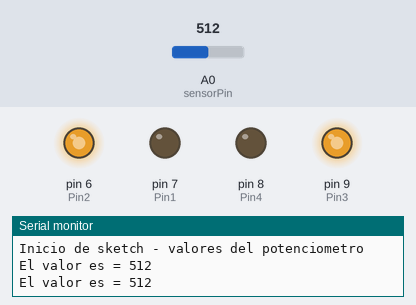
This sketch was run on a simulated Arduino Uno, built with avr-gcc and run on an emulated ATmega328P. Shown: output pins drawn as LEDs (lit = HIGH), the last lines printed to the serial monitor. Inputs (shaded band) come from the test bench; at power-on: A0 (sensorPin) = 512.

Above: at 1.8 s.
1.9 s: A0 (sensorPin) set to 716
At 3.2 s:
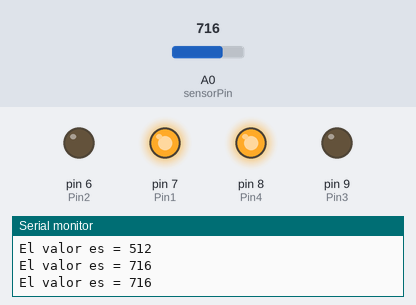
3.5 s: A0 (sensorPin) set to 531
At 4.8 s:
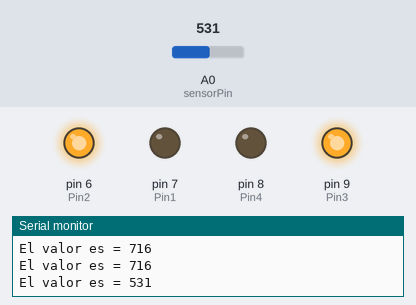
6.5 s: A0 (sensorPin) set to 517
At 9.2 s:
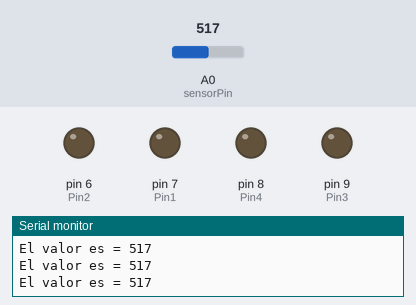
9.5 s: A0 (sensorPin) set to 511
At 11.7 s:
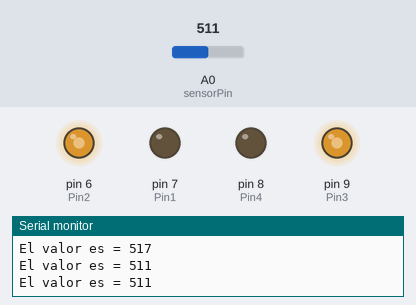
12.5 s: A0 (sensorPin) set to 306
At 14.2 s:
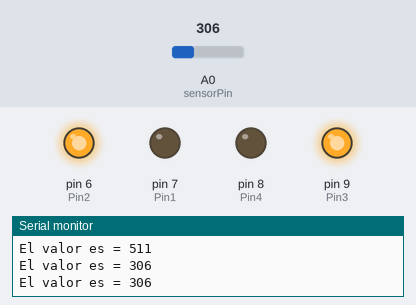
14.5 s: A0 (sensorPin) set to 900
At 16.0 s:
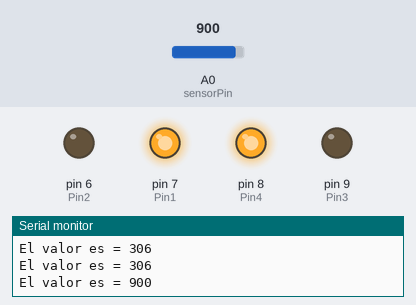
Timing chart, 0 to 17.5 s (numbered marks = the images above; inputs shaded):
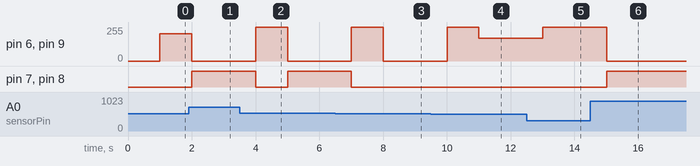

Measured:
- the behaviour switches between 518 and 517 on A0 (sensorPin) (found by bisection; images 2 and 3)
- after the input at 1.9 s, pin 6 (Pin2), pin 9 (Pin3): 204/255 → 0/255 after 0.10 s; pin 7 (Pin1), pin 8 (Pin4): LOW → HIGH after 0.10 s
- after the input at 3.5 s, pin 6 (Pin2), pin 9 (Pin3): 0/255 → 255/255 after 0.50 s, → 0/255 1.0 s later; pin 7 (Pin1), pin 8 (Pin4): HIGH → LOW after 0.50 s, → HIGH 1.0 s later
- after the input at 6.5 s, pin 6 (Pin2), pin 9 (Pin3): 0/255 → 255/255 after 0.50 s, → 0/255 1.0 s later; pin 7 (Pin1), pin 8 (Pin4): HIGH → LOW after 0.50 s
- after the input at 9.5 s, pin 6 (Pin2), pin 9 (Pin3): 0/255 → 255/255 after 0.51 s, → 172/255 1.0 s later
- after the input at 12.5 s, pin 6 (Pin2), pin 9 (Pin3): 172/255 → 255/255 after 0.51 s
- after the input at 14.5 s, pin 6 (Pin2), pin 9 (Pin3): 255/255 → 0/255 after 0.51 s; pin 7 (Pin1), pin 8 (Pin4): LOW → HIGH after 0.51 s

The sketch:

PenduloInver1.ino
```cpp
int sensorPin = A0;//Pin para lectura analógica
int Pin2 = 6;//Pin para PWM 1
int Pin1 = 7;//Pin para PWM 2
int Pin4 = 8;//Pin para PWM 1
int Pin3 = 9;//Pin para PWM 2
long valor;

float e=0;//error
float e0=0;//error pasad0
float pd=0;//variable de control
float d=0;//Diferencia entre error y error pasado
float val=0;//Valor analógico leído

void setup() {
 //Inicializamos la comunicación serial
  Serial.begin(9600);

  //Escribimos por el monitor serie mensaje de inicio
  Serial.println("Inicio de sketch - valores del potenciometro");
// declare the ledPin as an OUTPUT:
pinMode(Pin1,OUTPUT);//PIN1 salida PWM
pinMode(Pin2,OUTPUT);//PIN2 salida PWM
pinMode(Pin3,OUTPUT);//PIN1 salida PWM
pinMode(Pin4,OUTPUT);//PIN2 salida PWM
}

void loop() {
 // leemos del pin A0 valor
  valor = analogRead(A0);

  //Imprimimos por el monitor serie
  Serial.print("El valor es = ");
  Serial.println(valor);
  delay(1000);
val =analogRead(sensorPin);//lee entrada del sensor
e=val-515;//error= valor leído menosreferencia
d=e-e0;//diferenciación discreta
e0=e;//error pasado //control
pd= (43*e) + (25*d);// constantes multiplicando a e y a d
pd =constrain(pd, -255, 255);//Limitar pd

//Condiciones de posición

if(pd>0)
//if (val>512)
{

analogWrite(Pin1, pd);//activar pin1
analogWrite(Pin2, 0);//desactivar pin
analogWrite(Pin4, pd);//activar pin1
analogWrite(Pin3, 0);//desactivar pin2
}
if(pd<0)
//if(val<500)
{
analogWrite(Pin2,abs(pd));//activar pin2
analogWrite(Pin1, 0);//Descativar pin1
analogWrite(Pin3,abs(pd));//activar pin2
analogWrite(Pin4, 0);//Descativar pin1
  }
}
```
